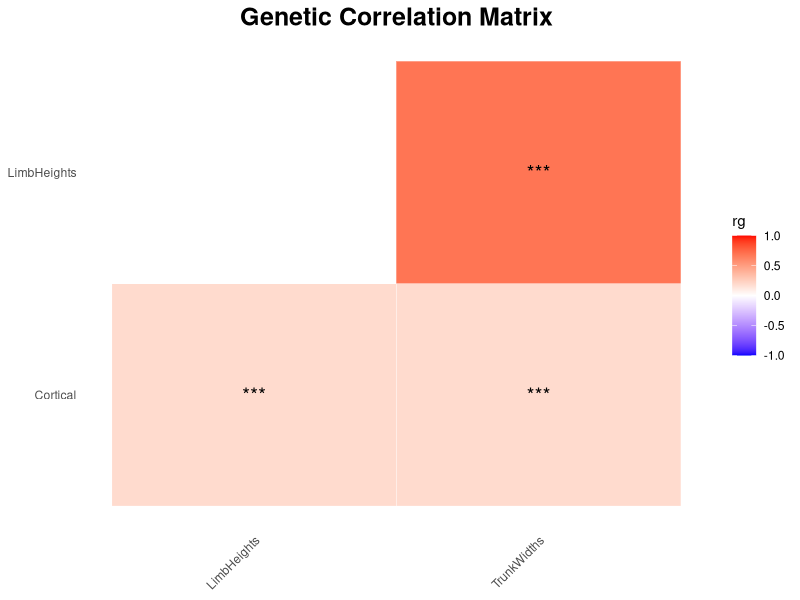
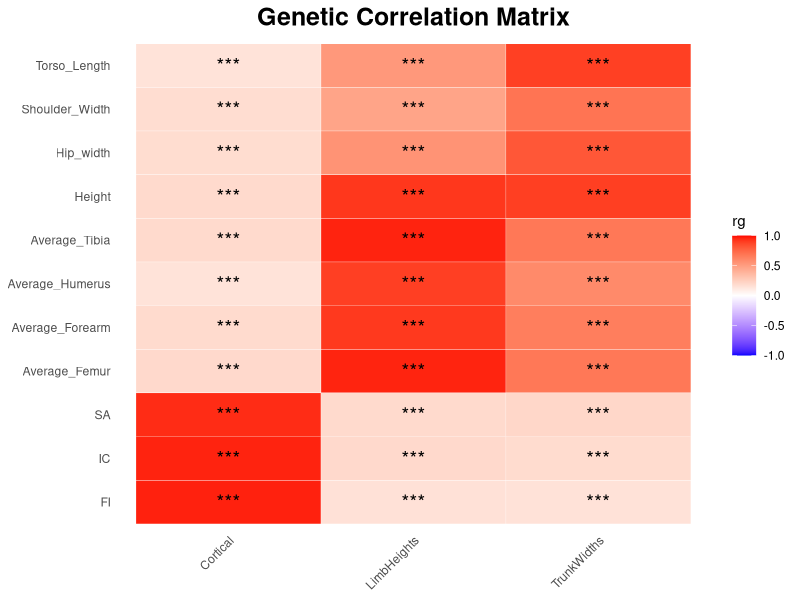

R code for these plots, in order:
## Important traits H2 plots and RG plots

setwd("/rds/project/rds-Nl99R8pHODQ/UKB/Imaging_genetics/crd59/multivariate_GWAS/GWAS_height_new/LDSC/")

library(ggplot2)
library(tidyverse)

#### Create super long list 

long_list <- read.table("./Pairwise_rg.txt",header =T, strip.white = T)

long_list$p1 <- gsub(x = long_list$p1, pattern = "./", replacement = "")
long_list$p2 <- gsub(x = long_list$p2, pattern = "./../../../ldsc_analyses/important_sumstats/", replacement = "")
long_list$p1 <- gsub(x = long_list$p1, pattern = ".sumstats.gz", replacement = "")
long_list$p2 <- gsub(x = long_list$p2, pattern = ".sumstats.gz", replacement = "")
long_list$p2 <- gsub(x = long_list$p2, pattern = "./", replacement = "")

long_list$p1[long_list$p1 == "cortical_munged"] <- "Cortical"
long_list$p1[long_list$p1 == "limb_munged"] <-"LimbHeights"
long_list$p1[long_list$p1 == "trunk_munged"] <- "TrunkWidths"

long_list$p2[long_list$p2 == "torso_length"] <- "Torso_Length"
long_list$p2[long_list$p2 == "avg_forearm"] <- "Average_Forearm"
long_list$p2[long_list$p2 == "avg_femur"] <- "Average_Femur"
long_list$p2[long_list$p2 == "avg_humerus"] <- "Average_Humerus"
long_list$p2[long_list$p2 == "avg_tibia"] <- "Average_Tibia"
long_list$p2[long_list$p2 == "global_FI"] <- "FI"
long_list$p2[long_list$p2 == "new_height"] <- "Height"
long_list$p2[long_list$p2 == "hip_width"] <- "Hip_width"
long_list$p2[long_list$p2 == "global_IC"] <- "IC"
long_list$p2[long_list$p2 == "global_SA"] <- "SA"
long_list$p2[long_list$p2 == "shoulder_width"] <- "Shoulder_Width"
long_list$p2[long_list$p2 == "cortical_munged"] <- "Cortical"
long_list$p2[long_list$p2 == "limb_munged"] <-"LimbHeights"
long_list$p2[long_list$p2 == "trunk_munged"] <- "TrunkWidths"

long_list <- long_list %>%
  mutate(stars = case_when(
    p < 0.001 ~ "***",
    p < 0.01  ~ "**",
    p < 0.05  ~ "*",
    TRUE ~ ""
  ))

multivariate_traits <- long_list[c(1,2,14),]

rg_plot_multivariate <- ggplot(multivariate_traits, aes(x = p1, y = p2, fill = rg)) +
  geom_tile(color = "white") +
  geom_text(aes(label = stars), size = 5, color = "black") +
  scale_fill_gradient2(
    low = "blue", mid = "white", high = "red",
    midpoint = 0, limits = c(-1, 1),
    name = "rg"
  ) +
  theme_minimal() +
  theme(
    axis.text.x = element_text(angle = 45, hjust = 1),
    panel.grid = element_blank(),
    axis.title.x = element_blank(),
    axis.title.y = element_blank(),
    plot.title = element_text(hjust = 0.5, size = 18, face = "bold")
  ) +
  labs(title = "Genetic Correlation Matrix")

ggsave(plot = rg_plot_multivariate, device = "png", filename = "./rg_plot_multivariate.png")

original_traits <- long_list[-c(1,2,14),]

traits<-c("FI", "IC", "SA", 
          "Average_Femur",
          "Average_Forearm", "Average_Humerus", "Average_Tibia", "Height", "Hip_width",
          "Shoulder_Width", "Torso_Length")

trait_order_p2 <- traits[c(1:11)]


original_traits$p2 <- factor(original_traits$p2, levels = trait_order_p2)

rg_plot <- ggplot(original_traits, aes(x = p1, y = p2, fill = rg)) +
  geom_tile(color = "white") +
  geom_text(aes(label = stars), size = 5, color = "black") +
  scale_fill_gradient2(
    low = "blue", mid = "white", high = "red",
    midpoint = 0, limits = c(-1, 1),
    name = "rg"
  ) +
  theme_minimal() +
  theme(
    axis.text.x = element_text(angle = 45, hjust = 1),
    panel.grid = element_blank(),
    axis.title.x = element_blank(),
    axis.title.y = element_blank(),
    plot.title = element_text(hjust = 0.5, size = 18, face = "bold")
  ) +
  labs(title = "Genetic Correlation Matrix")

ggsave(plot = rg_plot, device = "png", filename = "./rg_plot_final.png")

write.table(long_list, "./pairwise_rg_important_traits.tsv", sep = "\t", col.names = T, row.names = F)
